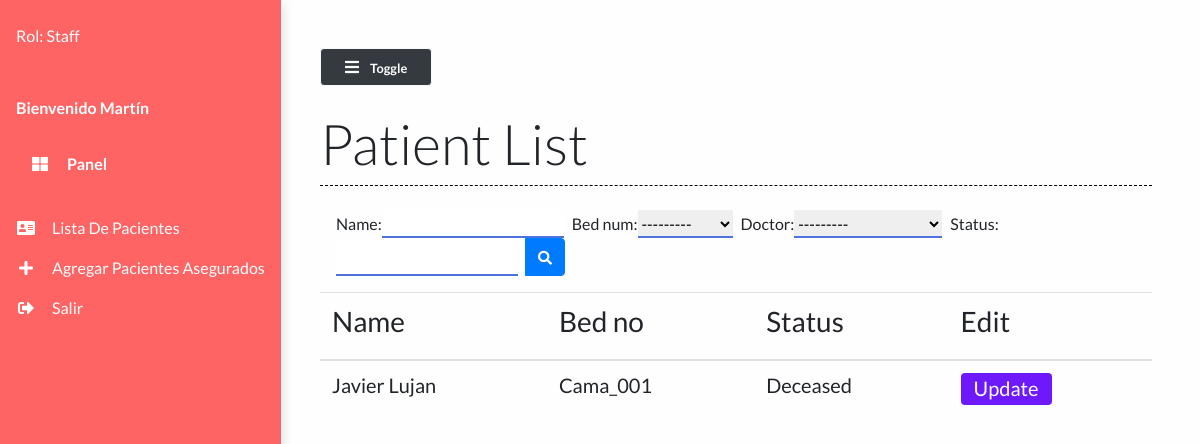
/patient_list/ (signed in), run on the app's committed database.
### main/models.py (models this page shows, shortened)
class Doctor(models.Model):
    name = models.CharField(max_length=100)
    def __str__(self):
        return self.name

class Patient(models.Model):
    name = models.CharField(max_length=50)
    phone_num = models.CharField(max_length=15)
    patient_relative_name = models.CharField(max_length=50, null=True)
    patient_relative_contact = models.CharField(max_length=15, null=True)
    address = models.TextField()
    SYMPTOMS = (
        ('Fever', 'Fever'),
        ('Dry cough', 'Dry cough'),
        ('Tiredness', 'Tiredness'),
        ('Aches and pains', 'Aches and pains'),
        ('Sore throat', 'Sore throat'),
        ('Diarrhoea', 'Diarrhoea'),
        ('Loss of taste or smell', 'Loss of taste or smell'),
        ('Difficulty in breathing or shortness of breath', 'Difficulty in breathing or shortness of breath'),
        ('Chest pain or pressure', 'Chest pain or pressure'),
        ('Loss of speech or movement', 'Loss of speech or movement'),
    )
    symptoms = MultiSelectField(choices=SYMPTOMS, null=True)
    prior_ailments = models.TextField()
    bed_num = models.ForeignKey("Bed", on_delete=models.CASCADE)
    dob = models.DateField(null=True)
    doctor = models.ForeignKey("Doctor", on_delete=models.CASCADE, null=True)
    doctors_notes = models.TextField(null=True, blank=True)
    doctors_visiting_time = models.CharField(null=True, max_length=50, blank=True)
    status = models.CharField(max_length=50)

class Bed(models.Model):
    bed_number = models.CharField(max_length=50)
    occupied = models.BooleanField()
    def __str__(self):
        return self.bed_number

### main/views.py (the view)
# urls.py: path("patient_list/", views.patient_list, name="patient_list"),
def patient_list(request):
    patients = Patient.objects.all()
    myFilter = PatientFilter(request.GET, queryset=patients)
    patients = myFilter.qs
    context = {
        'patients': patients,
        'myFilter': myFilter
    }
    return render(request, 'main/patient_list.html', context)

### main/templates/main/patient_list.html (shortened to what this page needs)
{% extends 'main/base.html' %}
{% load static %}
{% block contentTitle %}
Patient List
{% endblock contentTitle %}
{% block content %}
<form class="d-none d-sm-inline-block form-inline mr-auto ml-md-3 my-2 my-md-0 mw-100 navbar-search mb-3" method="GET"
    id="list">
    <div class="input-group">
        {{myFilter.form}}
        <div class="input-group-append">
            <button class="btn btn-primary btn-block" type="submit">
                <i class="fas fa-search fa-sm"></i>
            </button>
        </div>
    </div>
</form>
<div class="table-responsive mt-3">
    <table class="table table-hover">
        <thead>
            <th>
                <h3>Name</h3>
            </th>
            <th>
                <h3>Bed no</h3>
            </th>
            <th>
                <h3>Status</h3>
            </th>
            <th>
                <h3>Edit</h3>
            </th>
        </thead>
        <tbody>
            {% for patient in patients %}
            <tr class="mx-auto">
                <td scope="row">
                    <h5>{{ patient.name }}</h5>
                </td>
                <td>
                    <h5>{{ patient.bed_num }}</h5>
                </td>
                <td>
                    <h5>{{ patient.status }}</h5>
                </td>
                <td><a href="/patient/{{patient.id}}" class="btn btn-purple">
                        <h5>Update</h5>
                    </a></td>
            </tr>
            {% endfor %}
        </tbody>
    </table>
</div>
{% endblock content %}

### main/templates/main/base.html (shortened to what this page needs)
{% load static %}
<!DOCTYPE html>
<html lang="en">
<head>
  <link rel="stylesheet" href="https://maxcdn.bootstrapcdn.com/bootstrap/4.0.0/css/bootstrap.min.css"
 />
  <link rel="stylesheet" href="https://cdnjs.cloudflare.com/ajax/libs/font-awesome/5.14.0/css/all.min.css"
 />
  <link rel="stylesheet" href="{% static 'styles/base.css' %}" type="text/css" />
  <link rel="stylesheet" href="//code.jquery.com/ui/1.12.1/themes/base/jquery-ui.css">
</head>
<body>
  <div class="vertical-nav" id="sidebar">
    <div class="py-4 px-3 mb-4">
      <div class="media d-flex align-items-center">
        <div class="media-body text-white">
          {% if request.user.is_authenticated %}
          <p class="font-weight-normal mb-0">
            Rol: {% if request.user.is_superuser == True %}
            Admin
            {% elif request.user.is_superuser == False and request.user.is_staff == True %}
            Staff
            {% endif %}
          </p>
          {% endif %}
        </div>
      </div>
    </div>
    <p class="text-white font-weight-bold px-3 pb-4 mb-0">
      Bienvenido {{user.first_name}}
    </p>
    <p class="text-gray font-weight-bold px-3 pb-4 mb-0">
      <a href="{% url 'dashboard' %}" class="nav-link text-white">
        <i class="fa fa-th-large mr-3 text-primary"></i> Panel </a>
    </p>
    {% if request.user.is_authenticated == True %}
    <ul class="nav flex-column mb-0">
      <li class="nav-item">
        <a href="{% url 'patient_list' %}" class="nav-link text-white">
          <i class="fa fa-address-card mr-3 text-primary fa-fw"></i>Lista de pacientes
        </a>
      </li>
      <li class="nav-item">
        <a href="{% url 'add_patient' %}" class="nav-link text-white">
          <i class="fa fa-plus mr-3 text-primary fa-fw"></i>Agregar pacientes asegurados
        </a>
      </li>
      {% endif %}
      {% if request.user.is_authenticated == False %}
      <li class="nav-item">
        <a href="{% url 'login' %}" class="nav-link text-white">
          <i class="fa fa-sign-in-alt mr-3 text-primary fa-fw"></i>Login
        </a>
      </li>
      {% else %}
      <li class="nav-item">
        <a href="{% url 'logout' %}" class="nav-link text-white">
          <i class="fa fa-sign-out-alt mr-3 text-primary fa-fw"></i>Salir
        </a>
      </li>
      {% endif %}
    </ul>
  </div>
  <div class="page-content p-5" id="content">
    <button id="sidebarCollapse" class="btn btn-light bg-dark rounded-pill shadow-sm px-4 mb-4" type="button">
      <i class="fa fa-bars mr-2 text-primary"></i>
      <small class="font-weight-bold text-primary">
        Toggle
      </small>
    </button>
    <h2 class="display-4 ">{% block contentTitle %}{% endblock contentTitle %}
    </h2>
    <div class="seperator mt-1 mb-4"></div>
    {% block content %}{% endblock content %}
  </div>
</body>
</html>

### static/styles/base.css (style rules this page uses)
body { background: #fffefe; min-height: 100vh; overflow-x: hidden; font-family:Lato,'Helvetica Neue',Helvetica,Arial,sans-serif; }
.vertical-nav { background: #ff6464 !important; min-width: 17rem; height: 100vh; position: fixed; top: 0; left: 0; box-shadow: 3px 3px 10px rgba(0, 0, 0, 0.1); transition: all 0.4s; }
.page-content { width: calc(100% -17rem); margin-left: 17rem; transition: all 0.4s; }
.seperator { margin: 3rem 0; border-bottom: 1px dashed #000000; }
.nav-link { text-transform: capitalize; }
.text-primary { color: #fff !important; }
.btn-purple { background: #6d19fc; color: #ffffff; height: 2rem; padding-top: 2px; }
#id_name { margin-right: 0.5rem; border: none; outline: none; border-bottom: 2px solid #4e73df; }
#id_bed_num { margin-right: 0.5rem; border: none; outline: none; border-bottom: 2px solid #4e73df; }
#id_status { margin-right: 0.5rem; border: none; outline: none; border-bottom: 2px solid #4e73df; }
#id_doctor { margin-right: 0.5rem; border: none; outline: none; border-bottom: 2px solid #4e73df; }

### data on the page
Patient: name "Javier Lujan", bed_num "Cama_001", status "Deceased"

### other printed values
{{ user.first_name }} "Martín"
